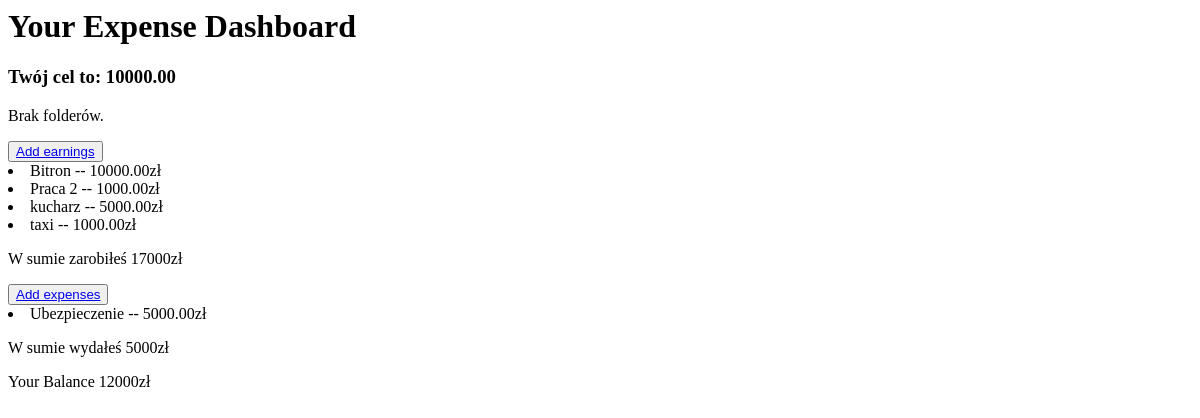
/expenses/dashboard/1/ (signed in), run on an earlier commit of the app's database.
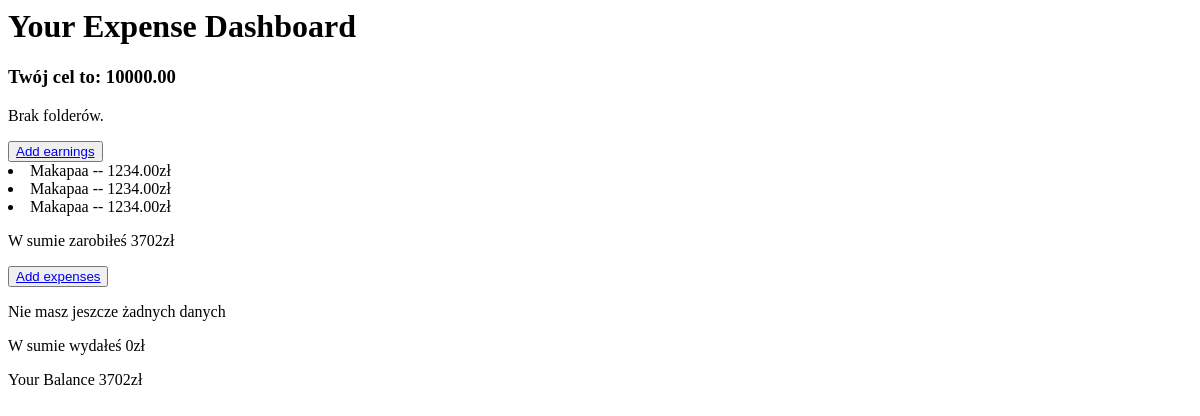
And on a later commit of the database.
### base/models.py (models this page shows, shortened)
class Dashboard(models.Model):
    name = models.CharField(max_length=255)
    description = models.TextField(null=True)
    target = models.DecimalField(max_digits=30, decimal_places=2)
    data = models.DateTimeField(default=datetime.now, blank=True)
    user = models.ForeignKey(User, on_delete=models.CASCADE)

class Earnings(models.Model):
    name = models.CharField(max_length=255)
    money = models.DecimalField(max_digits=15, decimal_places=2)
    description = models.TextField(blank=True)
    date = models.DateTimeField(default=datetime.now, blank=True)
    user = models.ForeignKey(User, on_delete=models.CASCADE)
    dashboard = models.ForeignKey(Dashboard, on_delete=models.CASCADE)
    directorie = models.ForeignKey(Directorie, on_delete=models.CASCADE, related_name='earnings', null=True)

class Expense(models.Model):
    name = models.CharField(max_length=255)
    cost = models.DecimalField(max_digits=15, decimal_places=2)
    descripton = models.TextField()
    date = models.DateTimeField(default=datetime.now, blank=True)
    user = models.ForeignKey(User, on_delete=models.CASCADE)
    dashboard = models.ForeignKey(Dashboard, on_delete=models.CASCADE)
    directorie = models.ForeignKey(Directorie, on_delete=models.CASCADE, related_name='expenses', null=True)

### expenses/views.py (the view)
# urls.py: path('dashboard/<int:pk>/', DetailDashboardPage.as_view(), name='dashboard'),
class DetailDashboardPage(LoginRequiredMixin, DetailView):
    model = Dashboard
    template_name = 'expenses/detail_dashboard_page.html'
    def get_context_data(self, **kwargs) -> dict[str, Any]:
        context = super().get_context_data(**kwargs)
        dashboard = self.get_object()
        directories = Directorie.objects.filter(dashboard=dashboard, user=self.request.user)
        total_expenses = Expense.objects.filter(user=self.request.user).aggregate(Sum('cost'))['cost__sum'] or 0
        total_earnigs = Earnings.objects.filter(user=self.request.user).aggregate(Sum('money'))['money__sum'] or 0
        context['directories'] = directories
        context['dashboard_id'] = self.kwargs.get('pk')
        context['total_earnigs'] = total_earnigs
        context['total_expenses'] = total_expenses
        context['balance'] = total_earnigs - total_expenses
        context['target'] = dashboard.target
        context["expenses"] = Expense.objects.filter(user=self.request.user)
        context["earnings"] = Earnings.objects.filter(user=self.request.user)
        return context

### expenses/templates/expenses/detail_dashboard_page.html
<h1>Your Expense Dashboard</h1>
<h3>Twój cel to: {{dashboard.target}}</h3>
{% for directorie in directories %}
    <div>
        <h3>{{ directorie.name }}</h3>
        <p>Amount: {{ directorie.amount }}</p>
    </div>
{% empty %}
    <p>Brak folderów.</p>
{% endfor %}
<button><a href="{% url 'earnings_form_without_directorie' dashboard_id=dashboard_id %}">Add earnings</a></button>
{% for earning in earnings %}
  <li>
    {{ earning.name }} -- {{ earning.money }}zł
  </li>
{% empty %}
  <p>Nie masz jeszcze żadnych danych</p>
{% endfor %}
<p>W sumie zarobiłeś {{ total_earnigs }}zł</p>
<button><a href="{% url 'expenses_form_without_directorie' dashboard_id=dashboard_id %}">Add expenses</a></button>
{% for expense in expenses %}
  <li>
    {{ expense.name }} -- {{ expense.cost }}zł
  </li>
{% empty %}
  <p>Nie masz jeszcze żadnych danych</p>
{% endfor %}
<p>W sumie wydałeś {{ total_expenses }}zł</p>
<p>Your Balance {{ balance }}zł </p>

What changed in the data, as far as the page shows it:
removed Earnings: name "Bitron", money "10000.00"
removed Earnings: name "Praca 2", money "1000.00"
removed Earnings: name "kucharz", money "5000.00"
removed Earnings: name "taxi", money "1000.00"
removed Expense: name "Ubezpieczenie", cost "5000.00"
added Earnings: name "Makapaa", money "1234.00"
added Earnings: name "Makapaa", money "1234.00"
added Earnings: name "Makapaa", money "1234.00"
Also different on the page:
{{ total_earnigs }}: "17000" → "3702"
{{ total_expenses }}: "5000" → "0"
{{ balance }}: "12000" → "3702"
text now shown: "Nie masz jeszcze żadnych danych"
